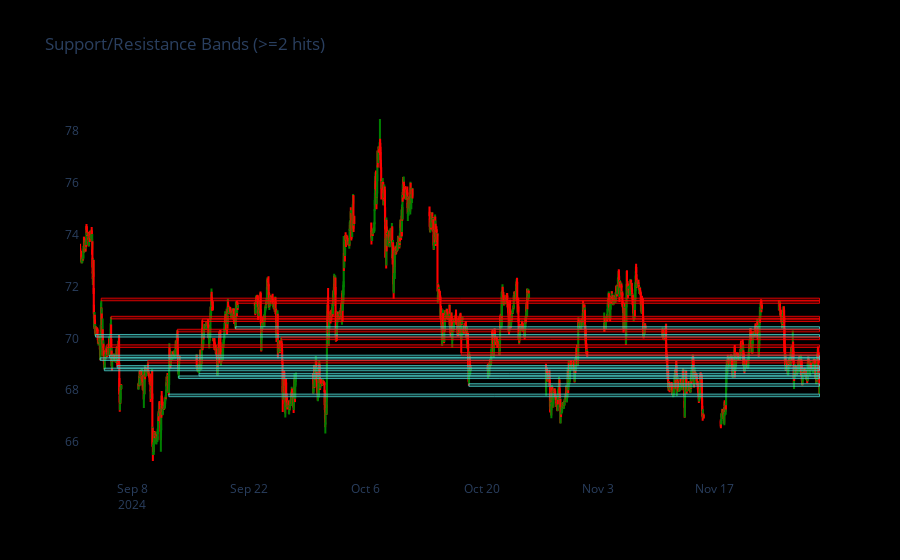

This figure's notebook cell:
### Code cell
import plotly.graph_objects as go

# Highlight zones where we have at least two combined hits
zones = level_summary[level_summary['total_hits'] >= 2].copy()
zones['created'] = pd.to_datetime(zones['created'])

if zones.empty:
    print('No multi-hit zones found')
else:
    df_band = df.copy()
    df_band['datetime'] = pd.to_datetime(df_band['datetime'])

    fig = go.Figure(data=[go.Candlestick(
        x=df_band['datetime'],
        open=df_band['open'],
        high=df_band['high'],
        low=df_band['low'],
        close=df_band['close'],
        increasing_line_color='green',
        decreasing_line_color='red'
    )])

    half_width = bin_width / 2
    for _, zone in zones.iterrows():
        is_support = zone['support_hits'] > zone['resistance_hits']
        fill = 'rgba(72, 209, 204, 0.25)' if is_support else 'rgba(255, 0, 0, 0.25)'
        outline = 'rgba(72, 209, 204, 0.8)' if is_support else 'rgba(255, 0, 0, 0.8)'
        fig.add_shape(
            type='rect',
            xref='x',
            yref='y',
            x0=zone['created'],
            x1=df_band['datetime'].iloc[-1],
            y0=zone['level'] - half_width,
            y1=zone['level'] + half_width,
            line=dict(color=outline, width=1),
            fillcolor=fill
        )

    fig.update_layout(
        xaxis_rangeslider_visible=False,
        xaxis=dict(showgrid=False),
        yaxis=dict(showgrid=False),
        paper_bgcolor='black',
        plot_bgcolor='black',
        title='Support/Resistance Bands (>=2 hits)'
    )

    fig.show()

### Figure 1 — Plotly figure (JSON) as saved in the notebook; plotly's stock layout.template omitted (floating-point values rounded to 4 significant figures; data arrays with more than 128 entries replaced by an {"elided": "..."} marker saying what was removed)
{"data": [{"close": {"elided": "3041 float values"}, "decreasing": {"line": {"color": "red"}}, "high": {"elided": "3041 float values"}, "increasing": {"line": {"color": "green"}}, "low": {"elided": "3041 float values"}, "open": {"elided": "3041 float values"}, "type": "candlestick", "x": {"elided": "3041 str values"}}], "layout": {"paper_bgcolor": "black", "plot_bgcolor": "black", "shapes": [{"fillcolor": "rgba(72, 209, 204, 0.25)", "line": {"color": "rgba(72, 209, 204, 0.8)", "width": 1}, "type": "rect", "x0": "2024-09-04T04:00:00", "x1": "2024-11-29T15:00:00", "xref": "x", "y0": 69.15, "y1": 69.25, "yref": "y"}, {"fillcolor": "rgba(72, 209, 204, 0.25)", "line": {"color": "rgba(72, 209, 204, 0.8)", "width": 1}, "type": "rect", "x0": "2024-09-04T16:00:00", "x1": "2024-11-29T15:00:00", "xref": "x", "y0": 68.75, "y1": 68.85, "yref": "y"}, {"fillcolor": "rgba(72, 209, 204, 0.25)", "line": {"color": "rgba(72, 209, 204, 0.8)", "width": 1}, "type": "rect", "x0": "2024-09-05T06:30:00", "x1": "2024-11-29T15:00:00", "xref": "x", "y0": 69.25, "y1": 69.35, "yref": "y"}, {"fillcolor": "rgba(255, 0, 0, 0.25)", "line": {"color": "rgba(255, 0, 0, 0.8)", "width": 1}, "type": "rect", "x0": "2024-10-17T13:30:00", "x1": "2024-11-29T15:00:00", "xref": "x", "y0": 69.35, "y1": 69.45, "yref": "y"}, {"fillcolor": "rgba(72, 209, 204, 0.25)", "line": {"color": "rgba(72, 209, 204, 0.8)", "width": 1}, "type": "rect", "x0": "2024-09-03T14:30:00", "x1": "2024-11-29T15:00:00", "xref": "x", "y0": 70.05, "y1": 70.15, "yref": "y"}, {"fillcolor": "rgba(72, 209, 204, 0.25)", "line": {"color": "rgba(72, 209, 204, 0.8)", "width": 1}, "type": "rect", "x0": "2024-09-06T05:00:00", "x1": "2024-11-29T15:00:00", "xref": "x", "y0": 68.85, "y1": 68.95, "yref": "y"}, {"fillcolor": "rgba(255, 0, 0, 0.25)", "line": {"color": "rgba(255, 0, 0, 0.8)", "width": 1}, "type": "rect", "x0": "2024-09-16T10:30:00", "x1": "2024-11-29T15:00:00", "xref": "x", "y0": 70.65, "y1": 70.75, "yref": "y"}, {"fillcolor": "rgba(255, 0, 0, 0.25)", "line": {"color": "rgba(255, 0, 0, 0.8)", "width": 1}, "type": "rect", "x0": "2024-09-05T11:00:00", "x1": "2024-11-29T15:00:00", "xref": "x", "y0": 70.75, "y1": 70.85, "yref": "y"}, {"fillcolor": "rgba(72, 209, 204, 0.25)", "line": {"color": "rgba(72, 209, 204, 0.8)", "width": 1}, "type": "rect", "x0": "2024-09-16T01:00:00", "x1": "2024-11-29T15:00:00", "xref": "x", "y0": 68.55, "y1": 68.65, "yref": "y"}, {"fillcolor": "rgba(72, 209, 204, 0.25)", "line": {"color": "rgba(72, 209, 204, 0.8)", "width": 1}, "type": "rect", "x0": "2024-09-12T10:00:00", "x1": "2024-11-29T15:00:00", "xref": "x", "y0": 67.75, "y1": 67.85, "yref": "y"}, {"fillcolor": "rgba(72, 209, 204, 0.25)", "line": {"color": "rgba(72, 209, 204, 0.8)", "width": 1}, "type": "rect", "x0": "2024-09-13T14:30:00", "x1": "2024-11-29T15:00:00", "xref": "x", "y0": 68.45, "y1": 68.55, "yref": "y"}, {"fillcolor": "rgba(255, 0, 0, 0.25)", "line": {"color": "rgba(255, 0, 0, 0.8)", "width": 1}, "type": "rect", "x0": "2024-09-04T07:00:00", "x1": "2024-11-29T15:00:00", "xref": "x", "y0": 71.45, "y1": 71.55, "yref": "y"}, {"fillcolor": "rgba(72, 209, 204, 0.25)", "line": {"color": "rgba(72, 209, 204, 0.8)", "width": 1}, "type": "rect", "x0": "2024-09-20T10:30:00", "x1": "2024-11-29T15:00:00", "xref": "x", "y0": 70.35, "y1": 70.45, "yref": "y"}, {"fillcolor": "rgba(255, 0, 0, 0.25)", "line": {"color": "rgba(255, 0, 0, 0.8)", "width": 1}, "type": "rect", "x0": "2024-09-13T10:30:00", "x1": "2024-11-29T15:00:00", "xref": "x", "y0": 70.25, "y1": 70.35, "yref": "y"}, {"fillcolor": "rgba(72, 209, 204, 0.25)", "line": {"color": "rgba(72, 209, 204, 0.8)", "width": 1}, "type": "rect", "x0": "2024-10-18T11:30:00", "x1": "2024-11-29T15:00:00", "xref": "x", "y0": 68.15, "y1": 68.25, "yref": "y"}, {"fillcolor": "rgba(255, 0, 0, 0.25)", "line": {"color": "rgba(255, 0, 0, 0.8)", "width": 1}, "type": "rect", "x0": "2024-09-04T21:30:00", "x1": "2024-11-29T15:00:00", "xref": "x", "y0": 69.65, "y1": 69.75, "yref": "y"}, {"fillcolor": "rgba(255, 0, 0, 0.25)", "line": {"color": "rgba(255, 0, 0, 0.8)", "width": 1}, "type": "rect", "x0": "2024-09-09T21:30:00", "x1": "2024-11-29T15:00:00", "xref": "x", "y0": 69.05, "y1": 69.15, "yref": "y"}, {"fillcolor": "rgba(255, 0, 0, 0.25)", "line": {"color": "rgba(255, 0, 0, 0.8)", "width": 1}, "type": "rect", "x0": "2024-09-25T22:00:00", "x1": "2024-11-29T15:00:00", "xref": "x", "y0": 69.95, "y1": 70.05, "yref": "y"}, {"fillcolor": "rgba(255, 0, 0, 0.25)", "line": {"color": "rgba(255, 0, 0, 0.8)", "width": 1}, "type": "rect", "x0": "2024-09-20T14:00:00", "x1": "2024-11-29T15:00:00", "xref": "x", "y0": 71.35, "y1": 71.45, "yref": "y"}], "title": {"text": "Support/Resistance Bands (>=2 hits)"}, "xaxis": {"rangeslider": {"visible": false}, "showgrid": false}, "yaxis": {"showgrid": false}}}
